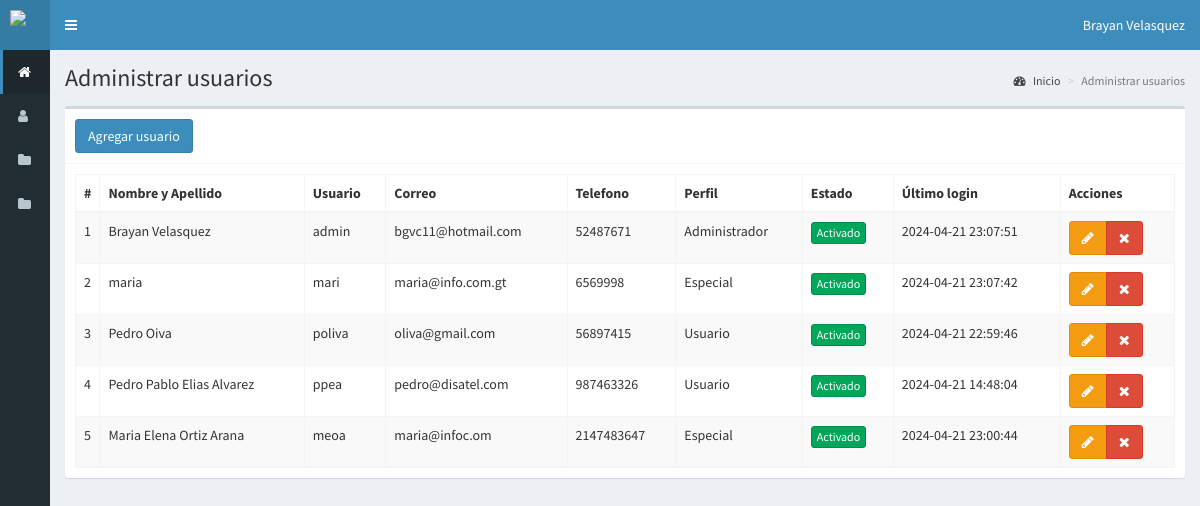
/usuarios (signed in), run on the app's committed database.
### tables this page shows
CREATE TABLE `usuarios` (
  `id` int(11) NOT NULL,
  `nombre` text NOT NULL,
  `usuario` text NOT NULL,
  `email` varchar(255) NOT NULL,
  `telefono` int(255) NOT NULL,
  `password` text NOT NULL,
  `perfil` text NOT NULL,
  `estado` int(11) NOT NULL,
  `ultimo_login` datetime NOT NULL,
  `fecha` timestamp NOT NULL DEFAULT current_timestamp() ON UPDATE current_timestamp()
);

### controladores/plantilla.controlador.php (called while the page is built)
<?php
class ControladorPlantilla{
	static public function ctrPlantilla(){
		include "vistas/plantilla.php";
	}
}

### index.php (called while the page is built, shortened)
<?php
require_once "controladores/plantilla.controlador.php";
require_once "controladores/usuarios.controlador.php";
require_once "controladores/credenciales.controlador.php";
require_once "modelos/usuarios.modelo.php";
$plantilla = new ControladorPlantilla();
$plantilla -> ctrPlantilla();

### controladores/usuarios.controlador.php (called while the page is built, shortened)
<?php
class ControladorUsuarios{
	static public function ctrMostrarUsuarios($item, $valor){
		$tabla = "usuarios";
		$respuesta = ModeloUsuarios::MdlMostrarUsuarios($tabla, $item, $valor);
		return $respuesta;
	}
}

### modelos/conexion.php (called while the page is built)
<?php
class Conexion{
	static public function conectar(){
		$link = new PDO("mysql:host=localhost;dbname=bddisatel",
			            "root",
			            "");
		$link->exec("set names utf8");
		return $link;
	}
}

### modelos/usuarios.modelo.php (called while the page is built, shortened)
<?php
require_once "conexion.php";
class ModeloUsuarios{
	static public function mdlMostrarUsuarios($tabla, $item, $valor){
		if($item != null){
			$stmt = Conexion::conectar()->prepare("SELECT * FROM $tabla WHERE $item = :$item");
			$stmt -> bindParam(":".$item, $valor, PDO::PARAM_STR);
			$stmt -> execute();
			return $stmt -> fetch();
		}else{
			$stmt = Conexion::conectar()->prepare("SELECT * FROM $tabla");
			$stmt -> execute();
			return $stmt -> fetchAll();
		}
	}
}

### vistas/modulos/usuarios.php (the view, shortened to what this page needs)
<div class="content-wrapper">
  <section class="content-header">
    <h1>
      Administrar usuarios
    </h1>
    <ol class="breadcrumb">
      <li><a href="inicio"><i class="fa fa-dashboard"></i> Inicio</a></li>
      <li class="active">Administrar usuarios</li>
    </ol>
  </section>
  <section class="content">
    <div class="box">
      <div class="box-header with-border">
        <button class="btn btn-primary" data-toggle="modal" data-target="#modalAgregarUsuario">
          Agregar usuario
        </button>
      </div>
      <div class="box-body">
       <table class="table table-bordered table-striped dt-responsive tablas" width="100%">
        <thead>
         <tr>
         <th style="width:10px">#</th>
           <th>Nombre y Apellido</th>
           <th>Usuario</th>
           <th>Correo</th>
           <th>Telefono</th>
           <th>Perfil</th>
           <th>Estado</th>
           <th>Último login</th>
           <th>Acciones</th>
         </tr>
        </thead>
        <tbody>
        <?php
        $item = null;
        $valor = null;
        $usuarios = ControladorUsuarios::ctrMostrarUsuarios($item, $valor);
        foreach ($usuarios as $key => $value){
          echo ' <tr>
                  <td>'.($key+1).'</td>
                  <td>'.$value["nombre"].'</td>
                  <td>'.$value["usuario"].'</td>
                  <td>'.$value["email"].'</td>
                  <td>'.$value["telefono"].'</td>
                  ';
                  echo '<td>'.$value["perfil"].'</td>';
                  if($value["estado"] != 0){
                    echo '<td><button class="btn btn-success btn-xs btnActivar" idUsuario="'.$value["id"].'" estadoUsuario="0">Activado</button></td>';
                  }else{
                    echo '<td><button class="btn btn-danger btn-xs btnActivar" idUsuario="'.$value["id"].'" estadoUsuario="1">Desactivado</button></td>';
                  }
                  echo '<td>'.$value["ultimo_login"].'</td>
                  <td>
                    <div class="btn-group">
                      <button class="btn btn-warning btnEditarUsuario" idUsuario="'.$value["id"].'" data-toggle="modal" data-target="#modalEditarUsuario"><i class="fa fa-pencil"></i></button>
                      <button class="btn btn-danger btnEliminarUsuario" idUsuario="'.$value["id"].'" usuario="'.$value["usuario"].'"><i class="fa fa-times"></i></button>
                    </div>
                  </td>
                </tr>';
        }
        ?>
        </tbody>
       </table>
      </div>
    </div>
  </section>
</div>

### vistas/plantilla.php (shortened to what this page needs)
<!DOCTYPE html>
<html>
<head>
  <link rel="stylesheet" href="vistas/bower_components/bootstrap/dist/css/bootstrap.min.css">
  <link rel="stylesheet" href="vistas/bower_components/font-awesome/css/font-awesome.min.css">
  <link rel="stylesheet" href="vistas/bower_components/Ionicons/css/ionicons.min.css">
  <link rel="stylesheet" href="vistas/dist/css/AdminLTE.css">
  <link rel="stylesheet" href="vistas/dist/css/skins/_all-skins.min.css">
  <link rel="stylesheet" href="vistas/bower_components/datatables.net-bs/css/dataTables.bootstrap.min.css">
  <link rel="stylesheet" href="vistas/bower_components/datatables.net-bs/css/responsive.bootstrap.min.css">
  <link rel="stylesheet" href="vistas/plugins/iCheck/all.css">
  <link rel="stylesheet" href="vistas/bower_components/bootstrap-daterangepicker/daterangepicker.css">
  <link rel="stylesheet" href="vistas/bower_components/morris.js/morris.css">
</head>
<body class="hold-transition skin-blue sidebar-collapse sidebar-mini login-page">
  <?php
  if(isset($_SESSION["iniciarSesion"]) && $_SESSION["iniciarSesion"] == "ok"){
   echo '<div class="wrapper">';
    include "modulos/header.php";
    include "modulos/menu.php";
    if(isset($_GET["ruta"])){
      if($_GET["ruta"] == "inicio" ||
         $_GET["ruta"] == "usuarios" ||
         $_GET["ruta"] == "carpetas" ||
         $_GET["ruta"] == "credenciales" ||
         $_GET["ruta"] == "salir"){
        include "modulos/".$_GET["ruta"].".php";
      }else{
        include "modulos/404.php";
      }
    }else{
      include "modulos/inicio.php";
    }
    echo '</div>';
  }else{
    include "modulos/login.php";
  }
  ?>
</body>
</html>

### vistas/modulos/header.php (shortened to what this page needs)
<header class="main-header">
<a href="inicio" class="logo">
	<span class="logo-mini">
		<img src="vistas/img/plantilla/LogoDisatel_white.0fe9c6a2.svg" class="img-responsive" style="padding:10px">
	</span>
</a>
<nav class="navbar navbar-static-top" role="navigation">
 	<a href="#" class="sidebar-toggle" data-toggle="push-menu" role="button">
     	</a>
	<div class="navbar-custom-menu">
		<ul class="nav navbar-nav">
			<li class="dropdown user user-menu">
				<a href="#" class="dropdown-toggle" data-toggle="dropdown">
					<span class="hidden-xs"><?php  echo $_SESSION["nombre"]; ?></span>
				</a>
			</li>
		</ul>
	</div>
</nav>
</header>

### vistas/modulos/menu.php
<aside class="main-sidebar">
	 <section class="sidebar">
		<ul class="sidebar-menu">
		<?php
		if($_SESSION["perfil"] == "Administrador"){
			echo '<li class="active">
				<a href="inicio">
					<i class="fa fa-home"></i>
					<span>Inicio</span>
				</a>
			</li>
			<li>
				<a href="usuarios">
					<i class="fa fa-user"></i>
					<span>Usuarios</span>
				</a>
			</li>';
		}
		if($_SESSION["perfil"] == "Administrador" || $_SESSION["perfil"] == "Especial"){
			echo '<li>
				<a href="carpetas">
				<i class="fa fa-folder"></i>
					<span>Carpetas</span>
				</a>
			</li>
			<li>
				<a href="credenciales">
				<i class="fa fa-folder"></i>
					<span>Administrar Credenciales</span>
				</a>
			</li>';
		}
		?>
		</ul>
	 </section>
</aside>

### data on the page
usuarios: nombre "Brayan Velasquez", usuario "admin", email "bgvc11@hotmail.com", telefono "52487671", perfil "Administrador", ultimo_login "2024-04-21 23:07:51"
usuarios: nombre "maria", usuario "mari", email "maria@info.com.gt", telefono "6569998", perfil "Especial", ultimo_login "2024-04-21 23:07:42"
usuarios: nombre "Pedro Oiva", usuario "poliva", email "oliva@gmail.com", telefono "56897415", perfil "Usuario", ultimo_login "2024-04-21 22:59:46"
usuarios: nombre "Pedro Pablo Elias Alvarez", usuario "ppea", email "pedro@disatel.com", telefono "987463326", perfil "Usuario", ultimo_login "2024-04-21 14:48:04"
usuarios: nombre "Maria Elena Ortiz Arana", usuario "meoa", email "maria@infoc.om", telefono "2147483647", perfil "Especial", ultimo_login "2024-04-21 23:00:44"

### other printed values
$_SESSION["nombre"] "Brayan Velasquez"
